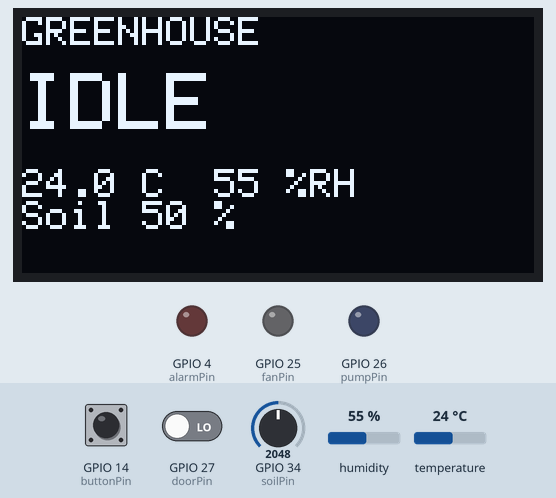
A sketch run on a simulated ESP32. Shown: 128×64 one-colour display, output pins drawn as LEDs (lit = HIGH). Inputs (shaded band) come from the test bench; at power-on: GPIO 34 (soilPin) = 2048, GPIO 27 (doorPin) LOW, temperature 24 °C, GPIO 14 (buttonPin) HIGH, humidity 55 %. WiFi joins after 1.5 s; servers stay silent unless stated; uploads are accepted with an empty reply; what the sketch prints to the serial monitor is not drawn.

Above: at 2.7 s.
2.8 s: GPIO 34 (soilPin) set to 1281
At 4.4 s:
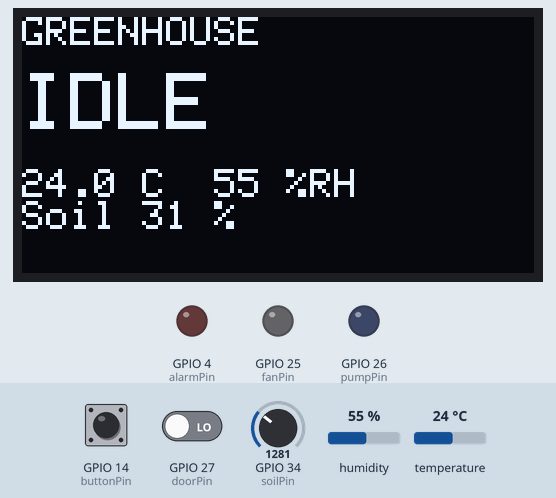
4.8 s: GPIO 34 (soilPin) set to 1155
At 6.9 s:
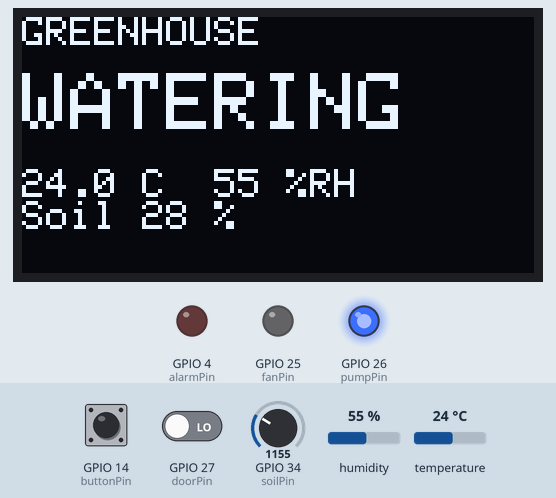
11.0 s: GPIO 27 (doorPin) driven HIGH
At 12.4 s:
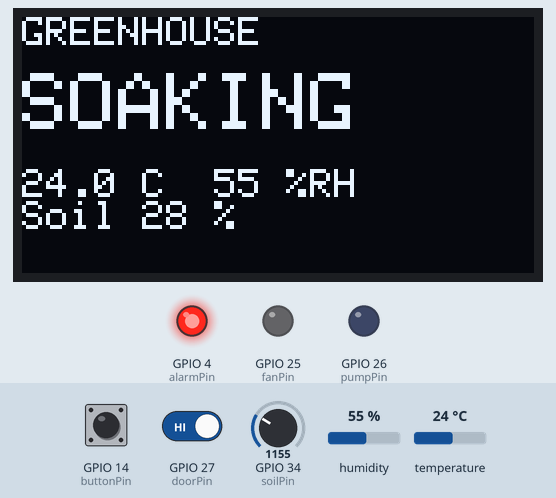
12.8 s: GPIO 27 (doorPin) driven LOW
19.0 s: temperature set to 39.4 °C
At 22.7 s:
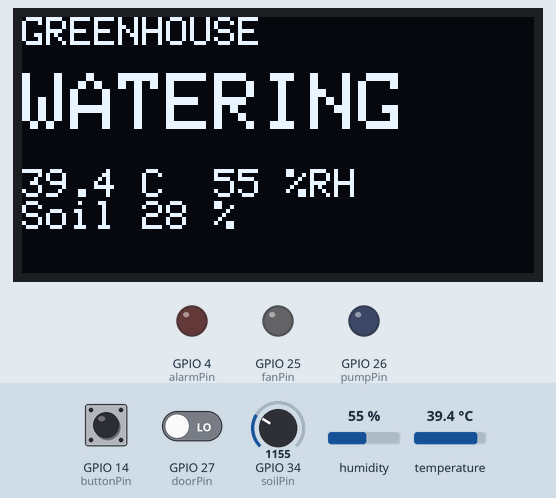
23.8 s: temperature set to 40.6 °C
At 40.3 s:
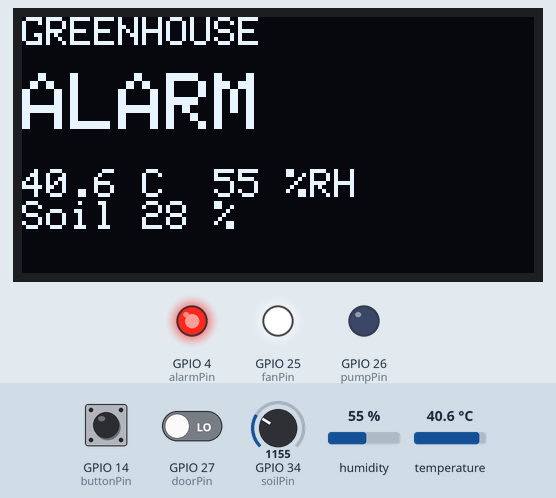
Timing chart, 0 to 40.8 s (numbered marks = the images above; inputs shaded):
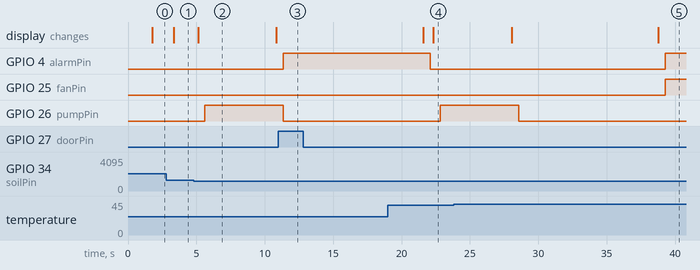

The sketch:

soak_delay_ntfy.ino
```cpp
#include <WiFi.h>
#include <HTTPClient.h>
#include <Wire.h>
#include <Adafruit_GFX.h>
#include <Adafruit_SSD1306.h>
#include <DHT.h>

int dhtPin = 15;
int soilPin = 34;
int doorPin = 27;
int buttonPin = 14;
int fanPin = 25;
int pumpPin = 26;
int alarmPin = 4;

DHT dht(dhtPin, DHT22);
Adafruit_SSD1306 oled(128, 64, &Wire, -1);

String state = "IDLE";
String lastState = "";
String ntfyTopic = "sltiot-demo-change-me";

void setup() {
  Serial.begin(115200);
  pinMode(doorPin, INPUT_PULLUP);
  pinMode(buttonPin, INPUT_PULLUP);
  pinMode(pumpPin, OUTPUT);
  pinMode(alarmPin, OUTPUT);
  pinMode(fanPin, OUTPUT);
  dht.begin();
  Wire.begin(21, 22);
  oled.begin(SSD1306_SWITCHCAPVCC, 0x3C);
  oled.setTextColor(SSD1306_WHITE);

  WiFi.begin("Wokwi-GUEST", "", 6);
  while (WiFi.status() != WL_CONNECTED) {
    delay(500);
  }
  Serial.println("WiFi connected");
}

void loop() {
  float temp = dht.readTemperature();
  float hum = dht.readHumidity();

  int soil = analogRead(soilPin) * 100 / 4095;

  int door = digitalRead(doorPin);
  int button = digitalRead(buttonPin);

  if (state == "IDLE") {
    digitalWrite(pumpPin, LOW);
    digitalWrite(fanPin, LOW);

    if (door == HIGH) {
      digitalWrite(alarmPin, HIGH);
    } else {
      digitalWrite(alarmPin, LOW);
    }

    if (temp > 40) {
      state = "ALARM";
    } else if (soil < 30 || button == LOW) {
      state = "WATERING";
    }
  } else if (state == "WATERING") {
    digitalWrite(pumpPin, HIGH);
    digitalWrite(fanPin, LOW);

    if (door == HIGH) {
      digitalWrite(alarmPin, HIGH);
    } else {
      digitalWrite(alarmPin, LOW);
    }

    delay(5000);

    if (temp > 40) {
      state = "ALARM";
    } else {
      state = "SOAKING";
    }
  } else if (state == "SOAKING") {
    digitalWrite(pumpPin, LOW);
    digitalWrite(fanPin, LOW);

    if (door == HIGH) {
      digitalWrite(alarmPin, HIGH);
    } else {
      digitalWrite(alarmPin, LOW);
    }

    delay(10000);

    if (temp > 40) {
      state = "ALARM";
    } else {
      state = "IDLE";
    }
  } else if (state == "ALARM") {
    digitalWrite(pumpPin, LOW);
    digitalWrite(fanPin, HIGH);
    digitalWrite(alarmPin, HIGH);

    if (temp < 38) {
      state = "IDLE";
    }
  }

  if (state != lastState) {
    lastState = state;
    String message = "State: " + state + "  Temp: " + String(temp, 1) + " C  Soil: " + String(soil) + " %";

    HTTPClient http;
    http.begin("http://ntfy.sh/" + ntfyTopic);
    http.POST(message);
    http.end();

    Serial.print("Sent: ");
    Serial.println(message);
  }

  Serial.print("State: ");
  Serial.print(state);
  Serial.print("  Temp: ");
  Serial.print(temp);
  Serial.print("  Soil: ");
  Serial.println(soil);

  oled.clearDisplay();
  oled.setTextSize(1);
  oled.setCursor(0, 0);
  oled.print("GREENHOUSE");

  if (door == HIGH) {
    oled.print("  DOOR!");
  }

  oled.setTextSize(2);
  oled.setCursor(0, 14);
  oled.println(state);

  oled.setTextSize(1);
  oled.setCursor(0, 38);
  oled.print(temp, 1);
  oled.print(" C  ");
  oled.print(hum, 0);
  oled.println(" %RH");
  oled.print("Soil ");
  oled.print(soil);
  oled.print(" %");
  oled.display();

  delay(500);
}
```

Measured:
- the behaviour switches between 1229 and 1228 on GPIO 34 (soilPin) (found by bisection; images 1 and 2)
- the behaviour switches between 40 and 40.1 °C on temperature (found by bisection; images 4 and 5)
- after the input at 2.8 s, the display: changes after 0.54 s (image 1)
- after the input at 4.8 s, GPIO 26 (pumpPin): LOW → HIGH after 0.83 s; the display: changes after 0.33 s (image 2)
- after the input at 11.0 s, GPIO 4 (alarmPin): LOW → HIGH after 0.36 s
- after the input at 12.8 s, every drawn part: stays the same
- after the input at 23.8 s, GPIO 4 (alarmPin), GPIO 25 (fanPin): LOW → HIGH after 15.5 s; GPIO 26 (pumpPin): goes on until 28.6 s, then stays LOW; the display: first differs from a run without the input after 15.0 s (image 5)
- what the display in image 2 shows lasts 5.8 s, from 5.1 s to 10.9 s
